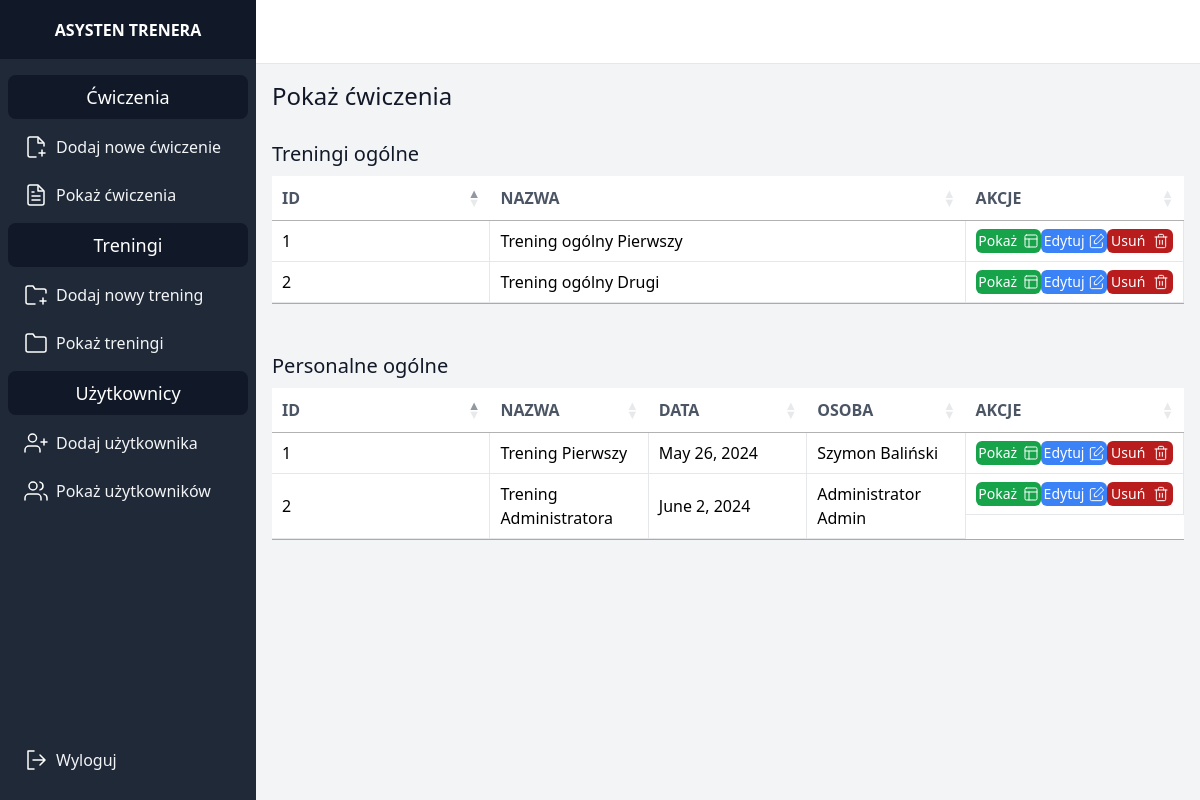
The page /training (signed in) on the database as committed earlier.
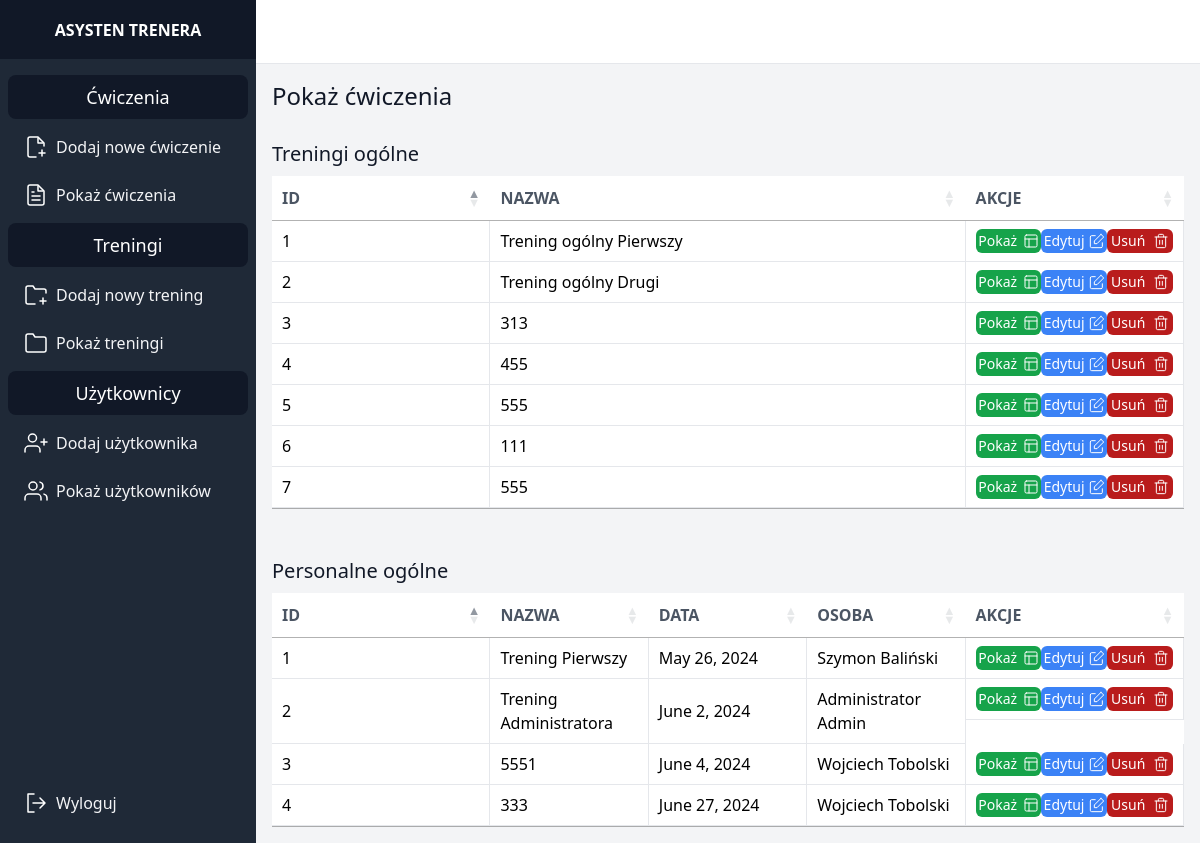
The same page on the database as committed later.
### trener/models.py (models this page shows, shortened)
class GeneralWorkout(models.Model):
    id = models.AutoField(primary_key=True)
    title = models.CharField(max_length=100)
    exercises = models.ManyToManyField('Exercise', through='WorkoutExercise')
    visibility = models.BooleanField()

class PersonalWorkout(models.Model):
    id = models.AutoField(primary_key=True)
    title = models.CharField(max_length=100)
    exercises = models.ManyToManyField('Exercise', through='WorkoutExercise')
    visibility = models.BooleanField()
    workout_date = models.DateField()
    client = models.ForeignKey(Person, on_delete=models.CASCADE)

class Person(AbstractUser):
    email = models.EmailField(unique=True)
    photo = models.ImageField(upload_to=person_directory_path, blank=True, null=True)
    STATUS_CHOICES = [
        ('active', 'Active'),
        ('inactive', 'Inactive'),
        ('active_until', 'Active until specific date')
    ]
    status = models.CharField(max_length=15, choices=STATUS_CHOICES, default='active')
    active_until = models.DateField(null=True, blank=True)
    USERNAME_FIELD = 'email'
    REQUIRED_FIELDS = []

### trener/views.py (the view)
# urls.py: path('training', views.show_training, name='show_training'),
@login_required
def show_training(request):
    general_workout = GeneralWorkout.objects.all()
    personal_workout = PersonalWorkout.objects.all()
    return render(request, 'show_trainings.html', {
        'general_workout': general_workout,
        'personal_workout': personal_workout
    })

### trener_style/templates/show_trainings.html (shortened to what this page needs)
{% extends 'base.html' %}
{% block extra_head %}
    <link rel="stylesheet" type="text/css" href="https://cdn.datatables.net/1.10.21/css/jquery.dataTables.css">
{% endblock %}
{% block content %}
    <p class="font-medium text-gray-900 text-2xl mb-7">
        Pokaż ćwiczenia
    </p>
    <div class="flex flex-col">
        <p class="font-medium text-gray-900 text-xl mb-2">Treningi ogólne</p>
        <table class="w-1/3 table-fixed" datatable id="general-table">
            <thead class="">
              <tr class="bg-white my-5">
                <th class="w-1/5 py-5 px-6 text-left text-gray-600 font-bold uppercase">ID</th>
                <th class="py-5 px-6 text-left text-gray-600 font-bold uppercase">Nazwa</th>
                <th class="w-1/5 py-5 px-6 text-left text-gray-600 font-bold uppercase">Akcje</th>
              </tr>
            </thead>
            <tbody class="bg-white">
              {% for workout in general_workout %}
              <tr>
                <td class="py-5 px-6 border-b border-r border-gray-200">{{ workout.id }}</td>
                <td class="py-5 px-6 border-b border-r border-gray-200">{{ workout.title }}</td>
                <td class="py-5 px-6 border-b border-r border-gray-200 flex flex-row justify-around">
                    <a href="{% url 'show_general_training' id=workout.id %}" class="bg-green-600 flex flex-row w-20 justify-around rounded-md text-sm hover:bg-green-800">
                        <p class="text-white my-auto">
                            Pokaż
                        </p>
                        <svg  class="my-auto" xmlns="http://www.w3.org/2000/svg" width="16" height="16" viewBox="0 0 24 24" fill="none" stroke="#ffffff" stroke-width="1.5" stroke-linecap="round" stroke-linejoin="round"><rect x="3" y="3" width="18" height="18" rx="2"/><path d="M3 9h18M9 21V9"/></svg>
                    </a>
                    <a href="{% url 'edit_general_training' id=workout.id %}" class="bg-blue-500 flex flex-row w-20 h-6 justify-around rounded-md text-sm hover:bg-blue-700">
                        <p class="text-white my-auto">
                            Edytuj
                        </p>
                    </a>
                    <a href="#" class="bg-red-700 flex flex-row w-20 justify-around rounded-md text-sm hover:bg-red-900">
                        <p class="text-white my-auto">
                            Usuń
                        </p>
                    </a>
                </td>
              </tr>
              {% empty %}
              <tr>
                <td colspan="5" class="text-center font-normal leading-normal text-sm">No exercises found</td>
              </tr>
              {% endfor %}
            </tbody>
      </table>
        <p class="font-medium text-gray-900 text-xl mt-12 mb-2">Personalne ogólne</p>
        <table class="w-1/3 table-fixed" datatable id="personal-table">
            <thead class="">
              <tr class="bg-white my-5">
                <th class="w-1/5 py-5 px-6 text-left text-gray-600 font-bold uppercase">ID</th>
                <th class="py-5 px-6 text-left text-gray-600 font-bold uppercase">Nazwa</th>
                <th class="py-5 px-6 text-left text-gray-600 font-bold uppercase">Data</th>
                <th class="py-5 px-6 text-left text-gray-600 font-bold uppercase">Osoba</th>
                <th class="w-1/5 py-5 px-6 text-left text-gray-600 font-bold uppercase">Akcje</th>
              </tr>
            </thead>
            <tbody class="bg-white">
              {% for workout in personal_workout %}
              <tr>
                <td class="py-5 px-6 border-b border-r border-gray-200">{{ workout.id }}</td>
                <td class="py-5 px-6 border-b border-r border-gray-200">{{ workout.title }}</td>
                <td class="py-5 px-6 border-b border-r border-gray-200">{{ workout.workout_date }}</td>
                <td class="py-5 px-6 border-b border-r border-gray-200"><a href="{% url 'show_client' id=workout.client.id %}">{{ workout.client.first_name }} {{ workout.client.last_name }}</a></td>
                <td class="py-5 px-6 border-b border-r border-gray-200 flex flex-row justify-around">
                    <a href="{% url 'show_personal_training' id=workout.id %}" class="bg-green-600 flex flex-row w-20 justify-around rounded-md text-sm hover:bg-green-800">
                        <p class="text-white my-auto">
                            Pokaż
                        </p>
                        <svg  class="my-auto" xmlns="http://www.w3.org/2000/svg" width="16" height="16" viewBox="0 0 24 24" fill="none" stroke="#ffffff" stroke-width="1.5" stroke-linecap="round" stroke-linejoin="round"><rect x="3" y="3" width="18" height="18" rx="2"/><path d="M3 9h18M9 21V9"/></svg>
                    </a>
                    <a href="{% url 'edit_personal_training' id=workout.id %}" class="bg-blue-500 flex flex-row w-20 h-6 justify-around rounded-md text-sm hover:bg-blue-700">
                        <p class="text-white my-auto">
                            Edytuj
                        </p>
                    </a>
                    <a href="#" class="bg-red-700 flex flex-row w-20 justify-around rounded-md text-sm hover:bg-red-900">
                        <p class="text-white my-auto">
                            Usuń
                        </p>
                    </a>
                </td>
              </tr>
              {% empty %}
              <tr>
                <td colspan="5" class="text-center font-normal leading-normal text-sm">No exercises found</td>
              </tr>
              {% endfor %}
            </tbody>
      </table>
    </div>
{% endblock %}

### trener_style/templates/base.html (shortened to what this page needs)
{% load static tailwind_tags %}
<!DOCTYPE html>
<html lang="en">
	<head>
		{% tailwind_css %}
        {% block extra_head %}{% endblock %}
	</head>
	<body>
		<div class="flex h-screen bg-gray-100">
            <div class="hidden md:flex flex-col w-64 bg-gray-800">
                <div class="flex items-center justify-center h-16 bg-gray-900">
                    <span class="text-white font-bold uppercase">Asysten trenera</span>
                </div>
                <div class="flex flex-col h-screen overflow-y-auto">
                    <nav class="flex-1 px-2 py-4 bg-gray-800 flex flex-col">
                        <div class="flex px-4 py-2 mb-2 bg-gray-900 text-white rounded-lg justify-center text-lg">
                            Ćwiczenia
                        </div>
                        <a href="{% url 'add_exercise' %}" class="flex items-center px-4 py-2 text-gray-100 hover:bg-gray-700">
                            <svg xmlns="http://www.w3.org/2000/svg" class="h-6 w-6 mr-2" width="24" height="24" viewBox="0 0 24 24" fill="none" stroke="#ffffff" stroke-width="1.5" stroke-linecap="round" stroke-linejoin="round"><path d="M20 11.08V8l-6-6H6a2 2 0 0 0-2 2v16c0 1.1.9 2 2 2h6"/><path d="M14 3v5h5M18 21v-6M15 18h6"/></svg>
                            Dodaj nowe ćwiczenie
                        </a>
                        <a href="{% url 'show_exercise' %}" class="flex items-center px-4 py-2 mt-2 text-gray-100 hover:bg-gray-700">
                            Pokaż ćwiczenia
                        </a>
                        <div class="flex px-4 py-2 mt-2 bg-gray-900 text-white rounded-lg justify-center text-lg">
                            Treningi
                        </div>
                        <a href="{% url 'add_training' %}" class="flex items-center px-4 py-2 mt-2 text-gray-100 hover:bg-gray-700">
                            <svg xmlns="http://www.w3.org/2000/svg" class="h-6 w-6 mr-2" width="24" height="24" viewBox="0 0 24 24" fill="none" stroke="#ffffff" stroke-width="1.5" stroke-linecap="round" stroke-linejoin="round"><path d="M11 21H4a2 2 0 0 1-2-2V5c0-1.1.9-2 2-2h5l2 3h9a2 2 0 0 1 2 2v2M19 15v6M16 18h6"/></svg></svg>
                            Dodaj nowy trening
                        </a>
                        <a href="{% url 'show_training' %}" class="flex items-center px-4 py-2 mt-2 text-gray-100 hover:bg-gray-700">
                            <svg xmlns="http://www.w3.org/2000/svg" class="h-6 w-6 mr-2" width="24" height="24" viewBox="0 0 24 24" fill="none" stroke="#ffffff" stroke-width="1.5" stroke-linecap="round" stroke-linejoin="round"><path d="M22 19a2 2 0 0 1-2 2H4a2 2 0 0 1-2-2V5a2 2 0 0 1 2-2h5l2 3h9a2 2 0 0 1 2 2z"></path></svg>
                            Pokaż treningi
                        </a>
                        <div class="flex px-4 py-2 mt-2 bg-gray-900 text-white rounded-lg justify-center text-lg">
                            Użytkownicy
                        </div>
                        <a href="{% url 'add_client' %}" class="flex items-center px-4 py-2 mt-2 text-gray-100 hover:bg-gray-700">
                            Dodaj użytkownika
                        </a>
                        <a href="{% url 'show_clients' %}" class="flex items-center px-4 py-2 mt-2 text-gray-100 hover:bg-gray-700">
                            Pokaż użytkowników
                        </a>
                        <div class="flex-grow"></div>
                        <a href="{% url 'logout_tunnel' %}" class="flex items-center px-4 py-2 mt-2 mb-1 text-gray-100 hover:bg-gray-700">
                            <svg xmlns="http://www.w3.org/2000/svg" class="h-6 w-6 mr-2" width="24" height="24" viewBox="0 0 24 24" fill="none" stroke="#ffffff" stroke-width="1.5" stroke-linecap="round" stroke-linejoin="round"><path d="M16 17l5-5-5-5M19.8 12H9M10 3H4v18h6"/></svg>
                            Wyloguj
                        </a>
                    </nav>
                </div>
            </div>
            <div class="flex flex-col flex-1">
                <div class="flex items-center justify-between h-16 bg-white border-b border-gray-200">
                </div>
                <div class="p-4 overflow-y-auto flex-1">
                    {% block content %}{% endblock %}
                </div>
            </div>
        </div>
	</body>
</html>

Rows that differ between the two databases and show on the page:
added GeneralWorkout: id "3", title "313"
added GeneralWorkout: id "4", title "455"
added GeneralWorkout: id "5", title "555"
added GeneralWorkout: id "6", title "111"
added GeneralWorkout: id "7", title "555"
added PersonalWorkout: id "3", title "5551", workout_date "June 4, 2024", client.first_name "Wojciech", client.last_name "Tobolski"
added PersonalWorkout: id "4", title "333", workout_date "June 27, 2024", client.first_name "Wojciech", client.last_name "Tobolski"
